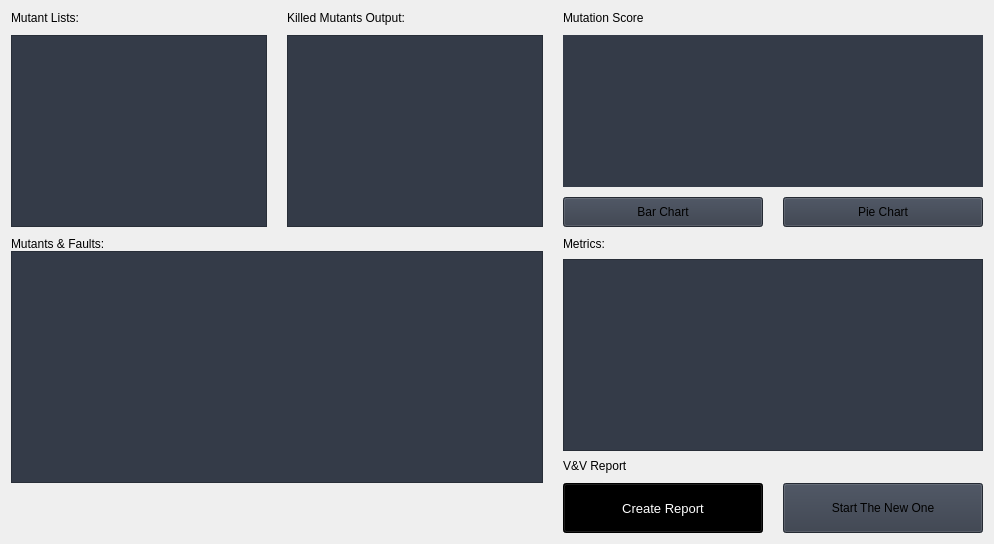
                     <widget class="QWidget" name="monitoring">
                      <layout class="QVBoxLayout" name="verticalLayout_10">
                       <item>
                        <layout class="QGridLayout" name="gridLayout_53">
                         <property name="horizontalSpacing">
                          <number>20</number>
                         </property>
                         <property name="verticalSpacing">
                          <number>10</number>
                         </property>
                         <item row="0" column="2">
                          <widget class="QLabel" name="label_10">
                           <property name="styleSheet">
                            <string notr="true">font: 13pt &quot;Ubuntu&quot;;</string>
                           </property>
                           <property name="text">
                            <string>Mutation Score</string>
                           </property>
                          </widget>
                         </item>
                         <item row="0" column="0">
                          <widget class="QLabel" name="label_73">
                           <property name="styleSheet">
                            <string notr="true">font: 13pt &quot;Ubuntu&quot;;</string>
                           </property>
                           <property name="text">
                            <string>Mutant Lists:</string>
                           </property>
                          </widget>
                         </item>
                         <item row="3" column="2" rowspan="6">
                          <layout class="QGridLayout" name="gridLayout_44">
                           <property name="horizontalSpacing">
                            <number>20</number>
                           </property>
                           <property name="verticalSpacing">
                            <number>8</number>
                           </property>
                           <item row="3" column="0" rowspan="2" colspan="2">
                            <layout class="QGridLayout" name="gridLayout_9">
                             <property name="horizontalSpacing">
                              <number>20</number>
                             </property>
                             <property name="verticalSpacing">
                              <number>10</number>
                             </property>
                             <item row="1" column="0">
                              <widget class="QPushButton" name="btn_create_report">
                               <property name="sizePolicy">
                                <sizepolicy hsizetype="Expanding" vsizetype="Fixed">
                                 <horstretch>0</horstretch>
                                 <verstretch>0</verstretch>
                                </sizepolicy>
                               </property>
                               <property name="minimumSize">
                                <size>
                                 <width>200</width>
                                 <height>50</height>
                                </size>
                               </property>
                               <property name="font">
                                <font>
                                 <family>Segoe UI</family>
                                 <pointsize>10</pointsize>
                                 <italic>false</italic>
                                 <bold>false</bold>
                                </font>
                               </property>
                               <property name="cursor">
                                <cursorShape>PointingHandCursor</cursorShape>
                               </property>
                               <property name="styleSheet">
                                <string notr="true">background-color: black;
color:white;</string>
                               </property>
                               <property name="text">
                                <string>Create Report</string>
                               </property>
                               <property name="icon">
                                <iconset resource="resources.qrc">
                                 <normaloff>:/icons/images/icons/cil-task.png</normaloff>:/icons/images/icons/cil-task.png</iconset>
                               </property>
                              </widget>
                             </item>
                             <item row="1" column="1" colspan="2">
                              <widget class="QPushButton" name="btn_new_one">
                               <property name="sizePolicy">
                                <sizepolicy hsizetype="Expanding" vsizetype="Fixed">
                                 <horstretch>0</horstretch>
                                 <verstretch>0</verstretch>
                                </sizepolicy>
                               </property>
                               <property name="minimumSize">
                                <size>
                                 <width>200</width>
                                 <height>50</height>
                                </size>
                               </property>
                               <property name="cursor">
                                <cursorShape>PointingHandCursor</cursorShape>
                               </property>
                               <property name="styleSheet">
                                <string notr="true">background-color: rgb(52, 59, 72);</string>
                               </property>
                               <property name="text">
                                <string>Start The New One</string>
                               </property>
                               <property name="icon">
                                <iconset resource="resources.qrc">
                                 <normaloff>:/icons/images/icons/cil-star.png</normaloff>:/icons/images/icons/cil-star.png</iconset>
                               </property>
                              </widget>
                             </item>
                             <item row="0" column="0" colspan="3">
                              <widget class="QLabel" name="label_87">
                               <property name="text">
                                <string>V&amp;V Report</string>
                               </property>
                              </widget>
                             </item>
                            </layout>
                           </item>
                           <item row="1" column="0" rowspan="2" colspan="2">
                            <widget class="QListWidget" name="listWidget_9">
                             <property name="styleSheet">
                              <string notr="true">background-color: rgb(52, 59, 72);</string>
                             </property>
                            </widget>
                           </item>
                           <item row="0" column="0" colspan="2">
                            <widget class="QLabel" name="label_7">
                             <property name="styleSheet">
                              <string notr="true">font: 13pt &quot;Ubuntu&quot;;</string>
                             </property>
                             <property name="text">
                              <string>Metrics:</string>
                             </property>
                            </widget>
                           </item>
                          </layout>
                         </item>
                         <item row="2" column="2">
                          <layout class="QGridLayout" name="gridLayout_55">
                           <property name="horizontalSpacing">
                            <number>20</number>
                           </property>
                           <property name="verticalSpacing">
                            <number>6</number>
                           </property>
                           <item row="0" column="0">
                            <widget class="QPushButton" name="bar_chart">
                             <property name="minimumSize">
                              <size>
                               <width>0</width>
                               <height>30</height>
                              </size>
                             </property>
                             <property name="styleSheet">
                              <string notr="true">background-color: rgb(52, 59, 72);</string>
                             </property>
                             <property name="text">
                              <string>Bar Chart</string>
                             </property>
                            </widget>
                           </item>
                           <item row="0" column="1">
                            <widget class="QPushButton" name="pie_chart">
                             <property name="minimumSize">
                              <size>
                               <width>0</width>
                               <height>30</height>
                              </size>
                             </property>
                             <property name="styleSheet">
                              <string notr="true">background-color: rgb(52, 59, 72);</string>
                             </property>
                             <property name="text">
                              <string>Pie Chart</string>
                             </property>
                            </widget>
                           </item>
                          </layout>
                         </item>
                         <item row="0" column="1">
                          <widget class="QLabel" name="label_74">
                           <property name="styleSheet">
                            <string notr="true">font: 13pt &quot;Ubuntu&quot;;</string>
                           </property>
                           <property name="text">
                            <string>Killed Mutants Output:</string>
                           </property>
                          </widget>
                         </item>
                         <item row="1" column="2">
                          <widget class="QLabel" name="label_47">
                           <property name="sizePolicy">
                            <sizepolicy hsizetype="Expanding" vsizetype="Expanding">
                             <horstretch>0</horstretch>
                             <verstretch>0</verstretch>
                            </sizepolicy>
                           </property>
                           <property name="minimumSize">
                            <size>
                             <width>0</width>
                             <height>0</height>
                            </size>
                           </property>
                           <property name="maximumSize">
                            <size>
                             <width>16777215</width>
                             <height>480</height>
                            </size>
                           </property>
                           <property name="styleSheet">
                            <string notr="true">background-color: rgb(52, 59, 72);</string>
                           </property>
                           <property name="text">
                            <string/>
                           </property>
                           <property name="scaledContents">
                            <bool>true</bool>
                           </property>
                          </widget>
                         </item>
                         <item row="1" column="1" rowspan="2">
                          <widget class="QListWidget" name="listWidget_19">
                           <property name="styleSheet">
                            <string notr="true">background-color: rgb(52, 59, 72);</string>
                           </property>
                          </widget>
                         </item>
                         <item row="1" column="0" rowspan="2">
                          <widget class="QListWidget" name="listWidget_16">
                           <property name="styleSheet">
                            <string notr="true">background-color: rgb(52, 59, 72);</string>
                           </property>
                          </widget>
                         </item>
                         <item row="3" column="0" colspan="2">
                          <layout class="QGridLayout" name="gridLayout_56">
                           <item row="1" column="0">
                            <widget class="QListWidget" name="listWidget_14">
                             <property name="styleSheet">
                              <string notr="true">background-color: rgb(52, 59, 72);</string>
                             </property>
                            </widget>
                           </item>
                           <item row="0" column="0">
                            <widget class="QLabel" name="label_45">
                             <property name="styleSheet">
                              <string notr="true">font: 13pt &quot;Ubuntu&quot;;</string>
                             </property>
                             <property name="text">
                              <string>Mutants &amp; Faults:</string>
                             </property>
                            </widget>
                           </item>
                          </layout>
                         </item>
                        </layout>
                       </item>
                      </layout>
                     </widget>
